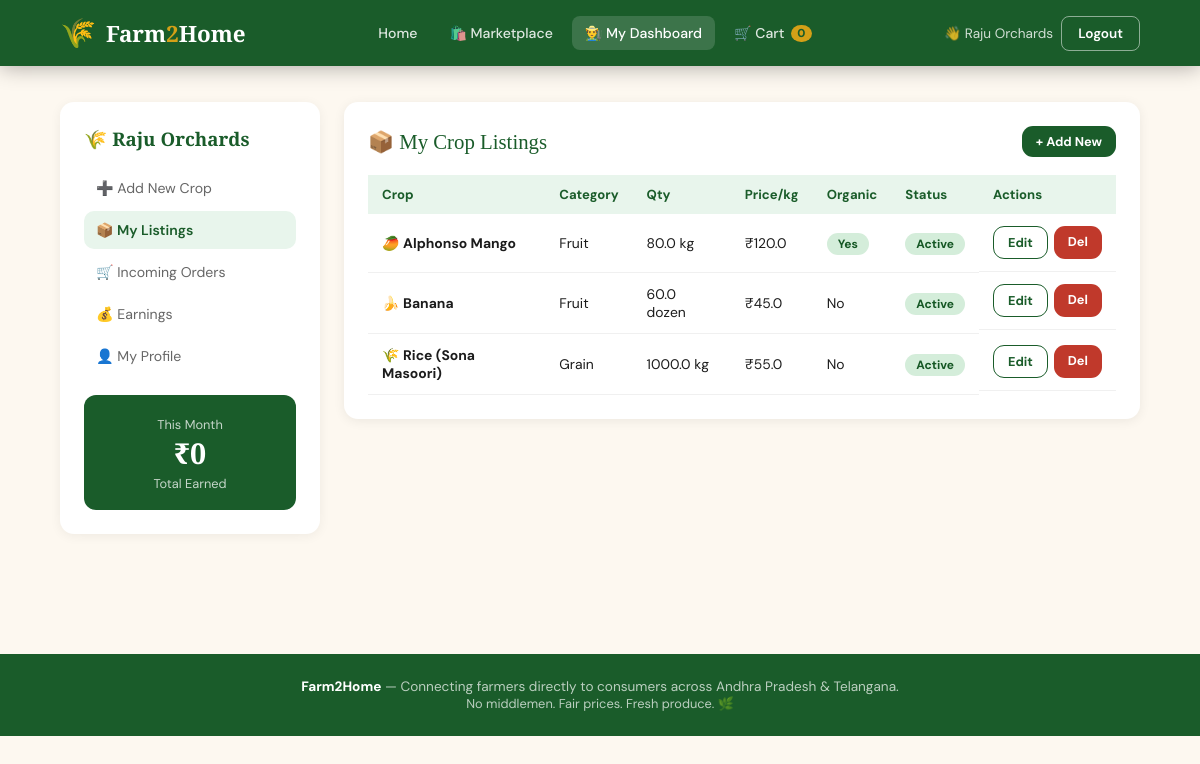
The app's page /farmer/dashboard (signed in), older data.
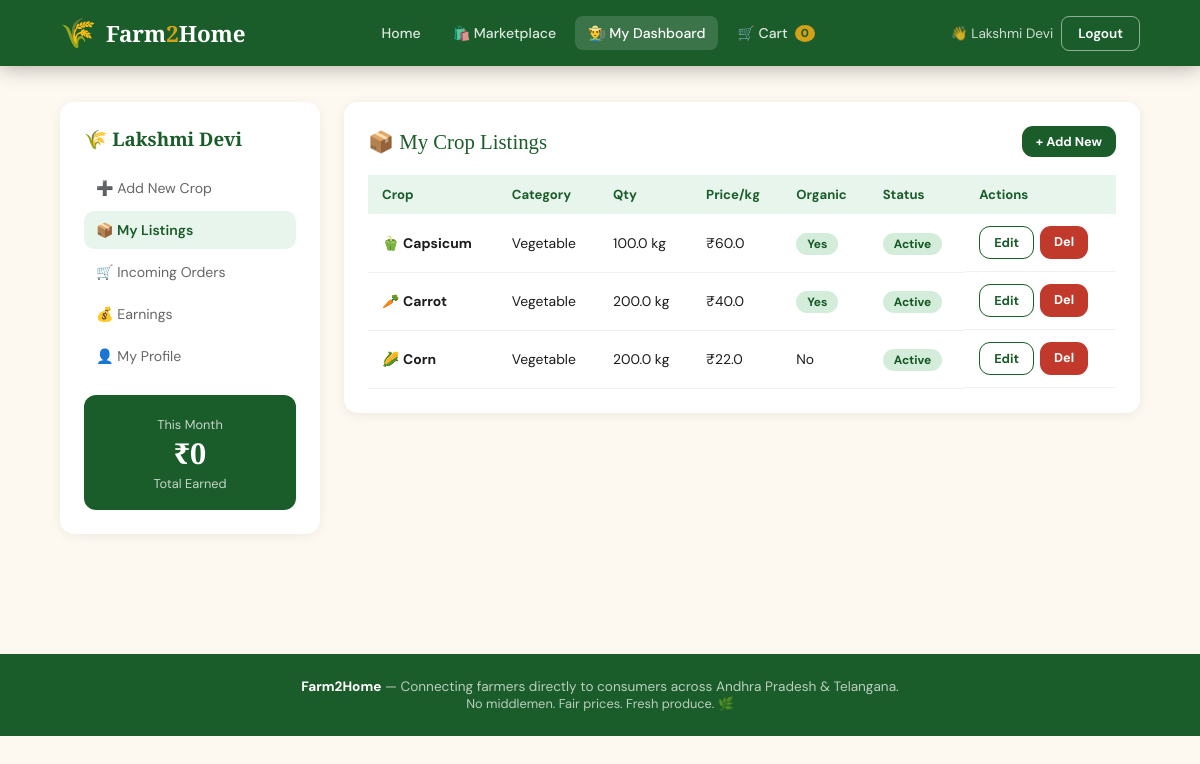
The same page, newer data.
### tables this page shows
CREATE TABLE crops (
        id INTEGER PRIMARY KEY AUTOINCREMENT,
        farmer_id INTEGER NOT NULL,
        name TEXT NOT NULL,
        category TEXT NOT NULL,
        quantity REAL NOT NULL,
        price REAL NOT NULL,
        unit TEXT DEFAULT 'kg',
        harvest_date TEXT,
        location TEXT,
        description TEXT,
        is_organic INTEGER DEFAULT 0,
        min_order REAL DEFAULT 1,
        status TEXT DEFAULT 'active',
        emoji TEXT DEFAULT '🌾',
        created_at TEXT DEFAULT CURRENT_TIMESTAMP,
        FOREIGN KEY (farmer_id) REFERENCES users(id)
    );

### app.py (the view)
@app.route('/farmer/dashboard')
@farmer_required
def farmer_dashboard():
    conn = get_db()
    listings = conn.execute("SELECT * FROM crops WHERE farmer_id=? ORDER BY created_at DESC",
                            (session['user_id'],)).fetchall()
    incoming = conn.execute("""
        SELECT o.*, c.name as crop_name, c.emoji, u.name as customer_name
        FROM orders o JOIN crops c ON o.crop_id=c.id JOIN users u ON o.customer_id=u.id
        WHERE o.farmer_id=? ORDER BY o.created_at DESC
    """, (session['user_id'],)).fetchall()
    earnings = conn.execute("""
        SELECT SUM(total_price) as total, COUNT(*) as count
        FROM orders WHERE farmer_id=? AND status='delivered'
    """, (session['user_id'],)).fetchone()
    this_month = conn.execute("""
        SELECT SUM(total_price) FROM orders
        WHERE farmer_id=? AND status='delivered' AND strftime('%Y-%m',created_at)=strftime('%Y-%m','now')
    """, (session['user_id'],)).fetchone()[0] or 0
    conn.close()
    return render_template('farmer_dashboard.html',
                           listings=listings, incoming=incoming,
                           earnings=earnings, this_month=this_month)

### app.py (called while the page is built)
def get_db():
    conn = sqlite3.connect(DB_PATH)
    conn.row_factory = sqlite3.Row
    return conn

def farmer_required(f):
    @wraps(f)
    def decorated(*args, **kwargs):
        if 'user_id' not in session:
            return redirect(url_for('login'))
        if session.get('role') not in ['farmer', 'admin']:
            flash('This page is for farmers only.', 'danger')
            return redirect(url_for('index'))
        return f(*args, **kwargs)
    return decorated

### templates/farmer_dashboard.html (shortened to what this page needs)
{% extends 'base.html' %}
{% block content %}
<section class="section" style="padding-top:36px;">
  <div class="dash-layout">
    <div class="sidebar">
      <h3>🌾 {{ session.name }}</h3>
      <a href="{{ url_for('add_crop') }}" class="{% if request.endpoint=='add_crop' %}active{% endif %}">➕ Add New Crop</a>
      <a href="#" onclick="showTab('listings')" class="active" id="nav-listings">📦 My Listings</a>
      <a href="#" onclick="showTab('orders')" id="nav-orders">🛒 Incoming Orders</a>
      <a href="#" onclick="showTab('earnings')" id="nav-earnings">💰 Earnings</a>
      <a href="{{ url_for('farmer_profile') }}">👤 My Profile</a>
      <div class="earn-box">
        <div class="label">This Month</div>
        <div class="num">₹{{ "%.0f"|format(this_month) }}</div>
        <div class="label">Total Earned</div>
      </div>
    </div>
    <div>
      <div class="tab-content active card" id="tab-listings">
        <div style="display:flex;justify-content:space-between;align-items:center;margin-bottom:18px;">
          <div class="card-title" style="margin-bottom:0;">📦 My Crop Listings</div>
          <a href="{{ url_for('add_crop') }}" class="btn btn-green btn-sm">+ Add New</a>
        </div>
        {% if listings %}
        <div class="table-wrap">
          <table>
            <thead><tr><th>Crop</th><th>Category</th><th>Qty</th><th>Price/kg</th><th>Organic</th><th>Status</th><th>Actions</th></tr></thead>
            <tbody>
            {% for c in listings %}
            <tr>
              <td>{{ c.emoji }} <strong>{{ c.name }}</strong></td>
              <td>{{ c.category|capitalize }}</td>
              <td>{{ c.quantity }} {{ c.unit }}</td>
              <td>₹{{ c.price }}</td>
              <td>{% if c.is_organic %}<span class="badge badge-active">Yes</span>{% else %}No{% endif %}</td>
              <td><span class="badge badge-{{ c.status }}">{{ c.status|replace('_',' ')|capitalize }}</span></td>
              <td style="display:flex;gap:6px;">
                <a href="{{ url_for('edit_crop', crop_id=c.id) }}" class="btn btn-outline btn-sm">Edit</a>
                <a href="{{ url_for('delete_crop', crop_id=c.id) }}" class="btn btn-red btn-sm" onclick="return confirm('Delete this listing?')">Del</a>
              </td>
            </tr>
            {% endfor %}
            </tbody>
          </table>
        </div>
        {% else %}
        <div style="text-align:center;padding:40px;color:var(--muted);">
          <div style="font-size:3rem;margin-bottom:12px;">🌱</div>
          <p>No listings yet. <a href="{{ url_for('add_crop') }}" style="color:var(--green);font-weight:700;">Add your first crop!</a></p>
        </div>
        {% endif %}
      </div>
    </div>
  </div>
</section>
{% endblock %}

Row changes from the older to the newer data that the page shows:
no longer on this page (row edited): crops: emoji "🥭", name "Alphonso Mango", category "Fruit", quantity "80.0", unit "kg", price "120.0", is_organic "Yes", status "Active"
no longer on this page (row edited): crops: emoji "🍌", name "Banana", category "Fruit", quantity "60.0", unit "dozen", price "45.0", is_organic "No", status "Active"
no longer on this page (row edited): crops: emoji "🌾", name "Rice (Sona Masoori)", category "Grain", quantity "1000.0", unit "kg", price "55.0", is_organic "No", status "Active"
now on this page (row edited): crops: emoji "🫑", name "Capsicum", category "Vegetable", quantity "100.0", unit "kg", price "60.0", is_organic "Yes", status "Active"
now on this page (row edited): crops: emoji "🥕", name "Carrot", category "Vegetable", quantity "200.0", unit "kg", price "40.0", is_organic "Yes", status "Active"
now on this page (row edited): crops: emoji "🌽", name "Corn", category "Vegetable", quantity "200.0", unit "kg", price "22.0", is_organic "No", status "Active"
Text that changed along with them:
{{ session.name }}: "Raju Orchards" → "Lakshmi Devi"
